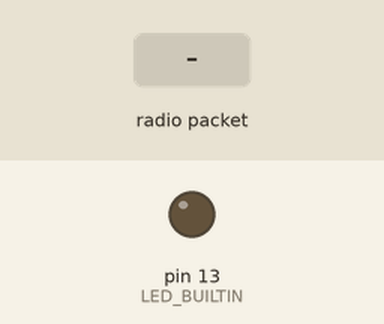
The program below on a simulated Arduino Leonardo, built with avr-gcc and run on an emulated ATmega32U4. Parts: output pins drawn as LEDs (lit = HIGH). Inputs (shaded band) come from the test bench. No radio packets arrive unless stated; pins used as bus, display or sensor lines are not drawn; what the program prints to the serial monitor is not drawn.

Above: at 1.3 s.
1.4 s: radio packet "1" arrives
Timing chart, 0 to 4.4 s (numbered marks = the images above; inputs shaded):
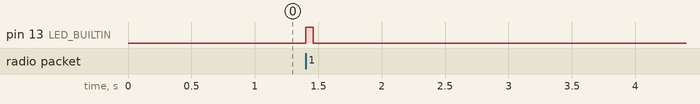

The program:

main.cpp
```cpp
// Feather9x_RX
// -*- mode: C++ -*-
// Example sketch showing how to create a simple messaging client (receiver)
// with the RH_RF95 class. RH_RF95 class does not provide for addressing or
// reliability, so you should only use RH_RF95 if you do not need the higher
// level messaging abilities.
// It is designed to work with the other example Feather9x_TX
#include <Arduino.h>
#include <SPI.h>
#include <RH_RF95.h>
#define __AVR_ATmega32U4__

// First 3 here are boards w/radio BUILT-IN. Boards using FeatherWing follow.
#if defined (__AVR_ATmega32U4__)  // Feather 32u4 w/Radio
  #define RFM95_CS    8
  #define RFM95_INT   7
  #define RFM95_RST   4

#elif defined(ADAFRUIT_FEATHER_M0) || defined(ADAFRUIT_FEATHER_M0_EXPRESS) || defined(ARDUINO_SAMD_FEATHER_M0)  // Feather M0 w/Radio
  #define RFM95_CS    8
  #define RFM95_INT   3
  #define RFM95_RST   4

#elif defined(ARDUINO_ADAFRUIT_FEATHER_RP2040_RFM)  // Feather RP2040 w/Radio
  #define RFM95_CS   16
  #define RFM95_INT  21
  #define RFM95_RST  17

#elif defined (__AVR_ATmega328P__)  // Feather 328P w/wing
  #define RFM95_CS    4  //
  #define RFM95_INT   3  //
  #define RFM95_RST   2  // "A"

#elif defined(ESP8266)  // ESP8266 feather w/wing
  #define RFM95_CS    2  // "E"
  #define RFM95_INT  15  // "B"
  #define RFM95_RST  16  // "D"

#elif defined(ARDUINO_ADAFRUIT_FEATHER_ESP32S2) || defined(ARDUINO_NRF52840_FEATHER) || defined(ARDUINO_NRF52840_FEATHER_SENSE)
  #define RFM95_CS   10  // "B"
  #define RFM95_INT   9  // "A"
  #define RFM95_RST  11  // "C"

#elif defined(ESP32)  // ESP32 feather w/wing
  #define RFM95_CS   33  // "B"
  #define RFM95_INT  27  // "A"
  #define RFM95_RST  13

#elif defined(ARDUINO_NRF52832_FEATHER)  // nRF52832 feather w/wing
  #define RFM95_CS   11  // "B"
  #define RFM95_INT  31  // "C"
  #define RFM95_RST   7  // "A"

#endif

/* Some other possible setups include:

// Feather 32u4:
#define RFM95_CS   8
#define RFM95_RST  4
#define RFM95_INT  7

// Feather M0:
#define RFM95_CS   8
#define RFM95_RST  4
#define RFM95_INT  3

// Arduino shield:
#define RFM95_CS  10
#define RFM95_RST  9
#define RFM95_INT  7

// Feather 32u4 w/wing:
#define RFM95_RST 11  // "A"
#define RFM95_CS  10  // "B"
#define RFM95_INT  2  // "SDA" (only SDA/SCL/RX/TX have IRQ!)

// Feather m0 w/wing:
#define RFM95_RST 11  // "A"
#define RFM95_CS  10  // "B"
#define RFM95_INT  6  // "D"
*/

// Change to 434.0 or other frequency, must match RX's freq!
#define RF95_FREQ 915.0

// Singleton instance of the radio driver
RH_RF95 rf95(RFM95_CS, RFM95_INT);

void setup() {
  pinMode(LED_BUILTIN, OUTPUT);
  pinMode(RFM95_RST, OUTPUT);
  digitalWrite(RFM95_RST, HIGH);

  Serial.begin(115200);
  while (!Serial) delay(1);
  delay(100);

  Serial.println("Feather LoRa RX Test!");

  // manual reset
  digitalWrite(RFM95_RST, LOW);
  delay(10);
  digitalWrite(RFM95_RST, HIGH);
  delay(10);

  while (!rf95.init()) {
    Serial.println("LoRa radio init failed");
    Serial.println("Uncomment '#define SERIAL_DEBUG' in RH_RF95.cpp for detailed debug info");
    while (1);
  }
  Serial.println("LoRa radio init OK!");

  // Defaults after init are 434.0MHz, modulation GFSK_Rb250Fd250, +13dbM
  if (!rf95.setFrequency(RF95_FREQ)) {
    Serial.println("setFrequency failed");
    while (1);
  }
  Serial.print("Set Freq to: "); Serial.println(RF95_FREQ);

  // Defaults after init are 434.0MHz, 13dBm, Bw = 125 kHz, Cr = 4/5, Sf = 128chips/symbol, CRC on

  // The default transmitter power is 13dBm, using PA_BOOST.
  // If you are using RFM95/96/97/98 modules which uses the PA_BOOST transmitter pin, then
  // you can set transmitter powers from 5 to 23 dBm:
  rf95.setTxPower(23, false);
}

void loop() {
  if (rf95.available()) {
    // Should be a message for us now
    uint8_t buf[RH_RF95_MAX_MESSAGE_LEN];
    uint8_t len = sizeof(buf);

    if (rf95.recv(buf, &len)) {
      digitalWrite(LED_BUILTIN, HIGH);
      RH_RF95::printBuffer("Received: ", buf, len);
      Serial.print("Got: ");
      Serial.println((char*)buf);
       Serial.print("RSSI: ");
      Serial.println(rf95.lastRssi(), DEC);

      // Send a reply
      uint8_t data[] = "And hello back to you";
      rf95.send(data, sizeof(data));
      rf95.waitPacketSent();
      Serial.println("Sent a reply");
      digitalWrite(LED_BUILTIN, LOW);
    } else {
      Serial.println("Receive failed");
    }
  }
}
```

Measured:
- after the input at 1.4 s, pin 13 (LED_BUILTIN): LOW → HIGH at once, → LOW 0.06 s later
